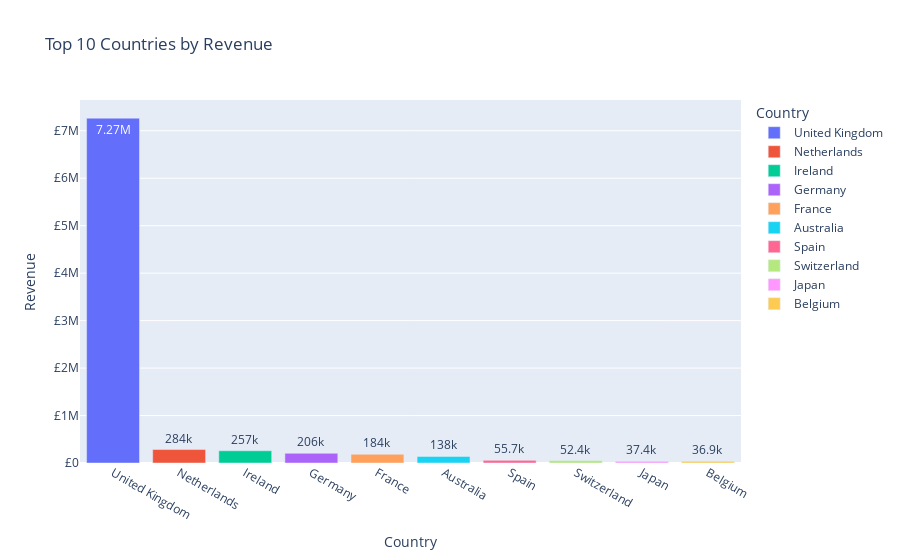

Notebook cell for this chart:
### Markdown cell above
What is the top 10 total revenue by Country?

### Code cell
country_revenue = Sales.groupby('Country', as_index=False)['Revenue'].sum().round(2)
country_revenue.sort_values(by=['Revenue'], ascending=False, inplace=True)

fig = px.bar(country_revenue[:10].reset_index(),
             title='Top 10 Countries by Revenue',
             x='Country',
             y='Revenue',
             text='Revenue',
             text_auto='.3s',
             color='Country')
fig.update_yaxes(title='Revenue', tickprefix=CURRENCY)
fig.show()

country_revenue[:10]

### Figure 1 — Plotly figure (JSON) as saved in the notebook; plotly's stock layout.template omitted (floating-point values rounded to 4 significant figures)
{"data": [{"alignmentgroup": "True", "hovertemplate": "Country=%{x}<br>Revenue=%{text}<extra></extra>", "legendgroup": "United Kingdom", "marker": {"color": "#636efa", "pattern": {"shape": ""}}, "name": "United Kingdom", "offsetgroup": "United Kingdom", "orientation": "v", "showlegend": true, "text": [7266000.0], "textposition": "auto", "texttemplate": "%{y:.3s}", "type": "bar", "x": ["United Kingdom"], "xaxis": "x", "y": [7266000.0], "yaxis": "y"}, {"alignmentgroup": "True", "hovertemplate": "Country=%{x}<br>Revenue=%{text}<extra></extra>", "legendgroup": "Netherlands", "marker": {"color": "#EF553B", "pattern": {"shape": ""}}, "name": "Netherlands", "offsetgroup": "Netherlands", "orientation": "v", "showlegend": true, "text": [283900.0], "textposition": "auto", "texttemplate": "%{y:.3s}", "type": "bar", "x": ["Netherlands"], "xaxis": "x", "y": [283900.0], "yaxis": "y"}, {"alignmentgroup": "True", "hovertemplate": "Country=%{x}<br>Revenue=%{text}<extra></extra>", "legendgroup": "Ireland", "marker": {"color": "#00cc96", "pattern": {"shape": ""}}, "name": "Ireland", "offsetgroup": "Ireland", "orientation": "v", "showlegend": true, "text": [257300.0], "textposition": "auto", "texttemplate": "%{y:.3s}", "type": "bar", "x": ["Ireland"], "xaxis": "x", "y": [257300.0], "yaxis": "y"}, {"alignmentgroup": "True", "hovertemplate": "Country=%{x}<br>Revenue=%{text}<extra></extra>", "legendgroup": "Germany", "marker": {"color": "#ab63fa", "pattern": {"shape": ""}}, "name": "Germany", "offsetgroup": "Germany", "orientation": "v", "showlegend": true, "text": [205600.0], "textposition": "auto", "texttemplate": "%{y:.3s}", "type": "bar", "x": ["Germany"], "xaxis": "x", "y": [205600.0], "yaxis": "y"}, {"alignmentgroup": "True", "hovertemplate": "Country=%{x}<br>Revenue=%{text}<extra></extra>", "legendgroup": "France", "marker": {"color": "#FFA15A", "pattern": {"shape": ""}}, "name": "France", "offsetgroup": "France", "orientation": "v", "showlegend": true, "text": [183900.0], "textposition": "auto", "texttemplate": "%{y:.3s}", "type": "bar", "x": ["France"], "xaxis": "x", "y": [183900.0], "yaxis": "y"}, {"alignmentgroup": "True", "hovertemplate": "Country=%{x}<br>Revenue=%{text}<extra></extra>", "legendgroup": "Australia", "marker": {"color": "#19d3f3", "pattern": {"shape": ""}}, "name": "Australia", "offsetgroup": "Australia", "orientation": "v", "showlegend": true, "text": [138200.0], "textposition": "auto", "texttemplate": "%{y:.3s}", "type": "bar", "x": ["Australia"], "xaxis": "x", "y": [138200.0], "yaxis": "y"}, {"alignmentgroup": "True", "hovertemplate": "Country=%{x}<br>Revenue=%{text}<extra></extra>", "legendgroup": "Spain", "marker": {"color": "#FF6692", "pattern": {"shape": ""}}, "name": "Spain", "offsetgroup": "Spain", "orientation": "v", "showlegend": true, "text": [55730.0], "textposition": "auto", "texttemplate": "%{y:.3s}", "type": "bar", "x": ["Spain"], "xaxis": "x", "y": [55730.0], "yaxis": "y"}, {"alignmentgroup": "True", "hovertemplate": "Country=%{x}<br>Revenue=%{text}<extra></extra>", "legendgroup": "Switzerland", "marker": {"color": "#B6E880", "pattern": {"shape": ""}}, "name": "Switzerland", "offsetgroup": "Switzerland", "orientation": "v", "showlegend": true, "text": [52440.0], "textposition": "auto", "texttemplate": "%{y:.3s}", "type": "bar", "x": ["Switzerland"], "xaxis": "x", "y": [52440.0], "yaxis": "y"}, {"alignmentgroup": "True", "hovertemplate": "Country=%{x}<br>Revenue=%{text}<extra></extra>", "legendgroup": "Japan", "marker": {"color": "#FF97FF", "pattern": {"shape": ""}}, "name": "Japan", "offsetgroup": "Japan", "orientation": "v", "showlegend": true, "text": [37420.0], "textposition": "auto", "texttemplate": "%{y:.3s}", "type": "bar", "x": ["Japan"], "xaxis": "x", "y": [37420.0], "yaxis": "y"}, {"alignmentgroup": "True", "hovertemplate": "Country=%{x}<br>Revenue=%{text}<extra></extra>", "legendgroup": "Belgium", "marker": {"color": "#FECB52", "pattern": {"shape": ""}}, "name": "Belgium", "offsetgroup": "Belgium", "orientation": "v", "showlegend": true, "text": [36930.0], "textposition": "auto", "texttemplate": "%{y:.3s}", "type": "bar", "x": ["Belgium"], "xaxis": "x", "y": [36930.0], "yaxis": "y"}], "layout": {"barmode": "relative", "legend": {"title": {"text": "Country"}, "tracegroupgap": 0}, "title": {"text": "Top 10 Countries by Revenue"}, "xaxis": {"anchor": "y", "categoryarray": ["United Kingdom", "Netherlands", "Ireland", "Germany", "France", "Australia", "Spain", "Switzerland", "Japan", "Belgium"], "categoryorder": "array", "domain": [0, 1], "title": {"text": "Country"}}, "yaxis": {"anchor": "x", "domain": [0, 1], "tickprefix": "£", "title": {"text": "Revenue"}}}}
